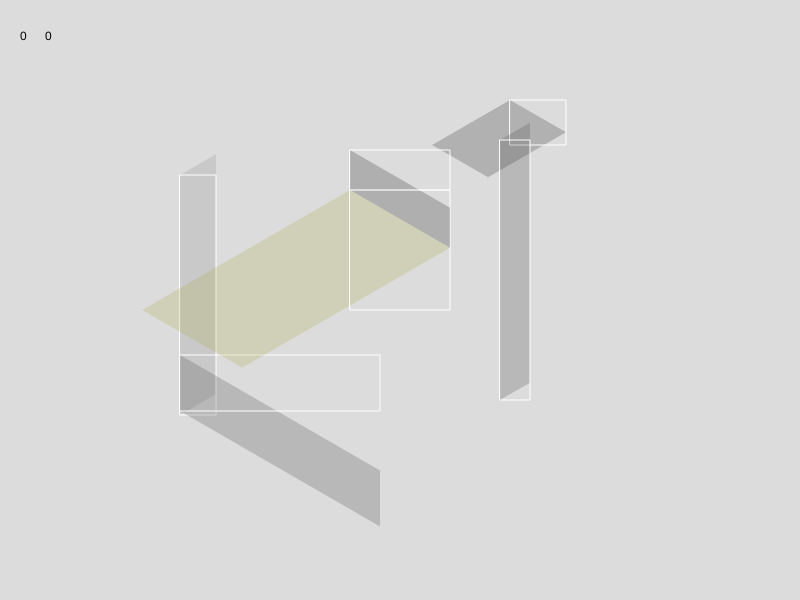
Frame 1 (no input)
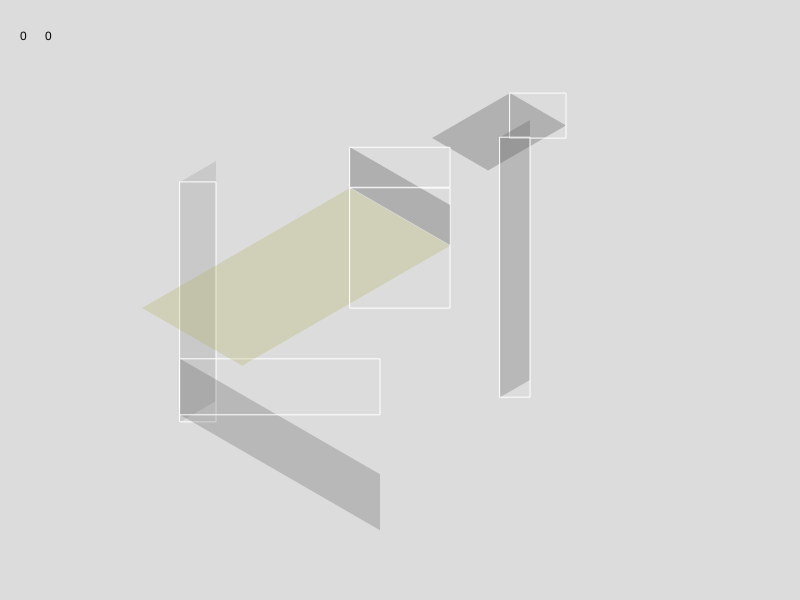
Frame 60 (no input)
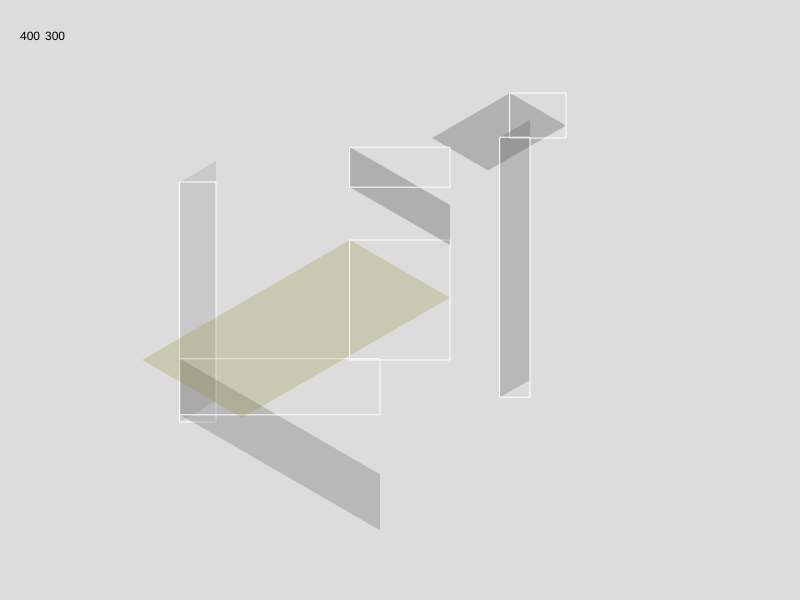
Frame 120 (the mouse pressed at the canvas centre since frame 60)

The p5.js sketch that drew these frames (run headless with seeded random() and noise() and a simulated clock; from frame 60 on, the mouse is pressed at the canvas centre):

// p5.js sketch
// ── sketch.js
let shape1;

function setup() {
  createCanvas(800, 600);
  shape1 = new LisaShape(180, 175, 36, 240, 140, 140, 140);
  shape2 = new LisaShape(510, 100, 56, 45, 40, 40, 40);

  shape3 = new LisaShape(500, 140, 30, 260, 70, 70, 70);
  shape4 = new LisaShape(180, 355, 200, 56, 70, 70, 70);
  shape5 = new LisaShape(350, 190, 100, 120, 170, 170, 70);
  shape6 = new LisaShape(350, 150, 100, 40, 30, 30, 30);
}
function draw() {
  background(220);

  shape1.checkMouse1(0, 1);
  shape1.display(-1, 0);
  shape1.displayBox();

  shape2.checkMouse2(1);
  shape2.display(1, 1);
  shape2.displayBox();

  shape3.checkMouse1(0, 1);
  shape3.display(-1, 0);
  shape3.displayBox();

  shape4.checkMouse1(0, 1);
  shape4.display(1, 0);
  shape4.displayBox();

  shape5.checkMouse1(1, 0);
  shape5.display(1, 1);
  shape5.displayBox();

  shape6.checkMouse2(1);
  shape6.display(1, 0);
  shape6.displayBox();

  if (mouseIsPressed) {
  } else {
    shape1.move(0);
    shape2.move(PI);
    shape3.move(PI * 1.2);
    shape4.move(0.5);
    shape5.move(1.2);
    shape6.move(1.3);
  }

  text(mouseX, 20, 40);
  text(mouseY, 45, 40);
}

class LisaShape {
  constructor(x, y, w, h, r, g, b) {
    this.x = x;
    this.y = y;
    this.w = w;
    this.h = h;

    this.X = this.x;
    this.Y = this.y;

    //this.boxColor = "white";

    this.initR = r;
    this.initG = g;
    this.initB = b;
    this.r = this.initR;
    this.g = this.initG;
    this.b = this.initB;
  }
  checkMouse1(x, y) {
    //x=1,y=0 free
    //x=0,y=1 up and down
    if (
      mouseX > this.X &&
      mouseX < this.X + this.w &&
      mouseY > this.Y && mouseY < this.Y + this.h
    ) {
      // in
      this.r = this.initR - 30;
      this.g = this.initG - 30;
      this.b = this.initB - 30;

      if (mouseIsPressed) {
        this.X = x * (mouseX - this.w / 2) + y * this.x;
        this.Y = mouseY - this.h / 2;
      }
    } else {
      // out
      this.r = this.initR;
      this.g = this.initG;
      this.b = this.initB;
    }
  }

  checkMouse2(x) {
    if (
      mouseX > this.X &&
      mouseX < this.X + this.w &&
      (mouseY > this.Y) & (mouseY < this.Y + this.h)
    ) {
      // in
      this.r = this.initR - 30;
      this.g = this.initG - 30;
      this.b = this.initB - 30;

      if (mouseIsPressed) {
        this.X = mouseX - this.w / 2;
        //x=1 left up
        //x=-1 right up
        this.Y = this.y + (x * (mouseX - this.w / 2 - this.x)) / sqrt(3);
      }
    } else {
      // out
      this.r = this.initR;
      this.g = this.initG;
      this.b = this.initB;
    }
  }
  displayBox() {
    push();
    stroke(255);
    noFill();
    rect(this.X, this.Y, this.w, this.h);
    pop();
  }
  display(x, y) {
    push();
    translate(this.X, this.Y);
    fill(this.r, this.g, this.b, 60);
    noStroke();
    beginShape();
    vertex(0, 0);
    vertex(this.w, (x * this.w) / sqrt(3));
    vertex(-y * this.h * sqrt(3) + this.w, this.h + (x * this.w) / sqrt(3));
    vertex(0 - y * this.h * sqrt(3), this.h);
    endShape(CLOSE);
    pop();
  }

  move(time) {
    this.Y += map(cos(frameCount * 0.02 + time), -1, 1, -0.15, 0.15);
  }
}
